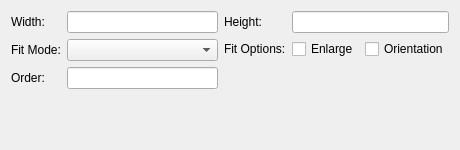
<?xml version="1.0" encoding="UTF-8"?>
<ui version="4.0">
 <class>TemplateModelPropertiesWidget</class>
 <widget class="QWidget" name="TemplateModelPropertiesWidget">
  <property name="geometry">
   <rect>
    <x>0</x>
    <y>0</y>
    <width>460</width>
    <height>150</height>
   </rect>
  </property>
  <property name="sizePolicy">
   <sizepolicy hsizetype="Preferred" vsizetype="Preferred">
    <horstretch>0</horstretch>
    <verstretch>0</verstretch>
   </sizepolicy>
  </property>
  <property name="windowTitle">
   <string>Form</string>
  </property>
  <layout class="QGridLayout" name="gridLayout">
   <item row="0" column="0">
    <layout class="QFormLayout" name="formLayout_2">
     <item row="0" column="0">
      <widget class="QLabel" name="label">
       <property name="text">
        <string>Width:</string>
       </property>
      </widget>
     </item>
     <item row="0" column="1">
      <widget class="QLineEdit" name="widthLineEdit">
       <property name="minimumSize">
        <size>
         <width>0</width>
         <height>0</height>
        </size>
       </property>
      </widget>
     </item>
     <item row="1" column="0">
      <widget class="QLabel" name="label_8">
       <property name="text">
        <string>Fit Mode:</string>
       </property>
      </widget>
     </item>
     <item row="1" column="1">
      <widget class="QComboBox" name="fitModeComboBox">
       <property name="minimumSize">
        <size>
         <width>100</width>
         <height>0</height>
        </size>
       </property>
      </widget>
     </item>
     <item row="2" column="0">
      <widget class="QLabel" name="label_9">
       <property name="text">
        <string>Order:</string>
       </property>
      </widget>
     </item>
     <item row="2" column="1">
      <widget class="QLineEdit" name="idLineEdit">
       <property name="minimumSize">
        <size>
         <width>0</width>
         <height>0</height>
        </size>
       </property>
       <property name="readOnly">
        <bool>true</bool>
       </property>
      </widget>
     </item>
    </layout>
   </item>
   <item row="0" column="1">
    <layout class="QFormLayout" name="formLayout">
     <item row="0" column="0">
      <widget class="QLabel" name="label_2">
       <property name="text">
        <string>Height:</string>
       </property>
      </widget>
     </item>
     <item row="0" column="1">
      <widget class="QLineEdit" name="heightLineEdit">
       <property name="minimumSize">
        <size>
         <width>0</width>
         <height>0</height>
        </size>
       </property>
      </widget>
     </item>
     <item row="1" column="0">
      <widget class="QLabel" name="label_4">
       <property name="text">
        <string>Fit Options:</string>
       </property>
      </widget>
     </item>
     <item row="1" column="1">
      <layout class="QHBoxLayout" name="horizontalLayout_2">
       <item>
        <widget class="QCheckBox" name="enlargeCheckBox">
         <property name="text">
          <string>Enlarge</string>
         </property>
        </widget>
       </item>
       <item>
        <widget class="QCheckBox" name="respectOrientationCheckBox">
         <property name="text">
          <string>Orientation</string>
         </property>
        </widget>
       </item>
      </layout>
     </item>
    </layout>
   </item>
   <item row="1" column="0">
    <spacer name="verticalSpacer">
     <property name="orientation">
      <enum>Qt::Vertical</enum>
     </property>
     <property name="sizeHint" stdset="0">
      <size>
       <width>20</width>
       <height>14</height>
      </size>
     </property>
    </spacer>
   </item>
  </layout>
 </widget>
 <resources/>
 <connections/>
</ui>
